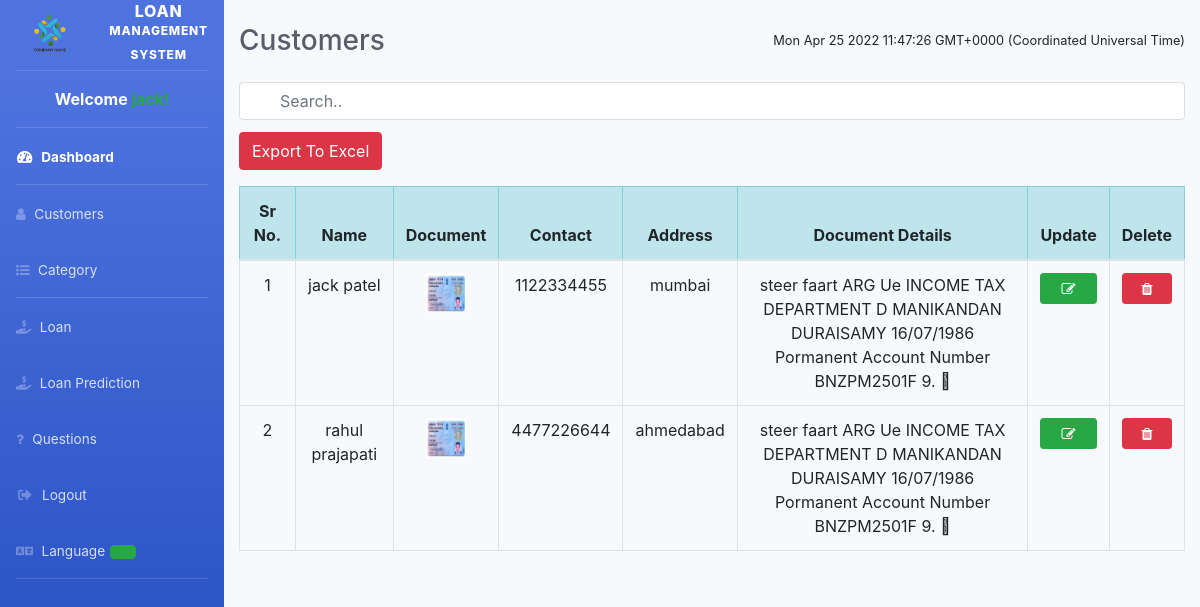
Screenshot of /admin-view-customer (signed in) with the database file from the repository.
### customer/models.py (models this page shows, shortened)
class Customer(models.Model):
    user=models.OneToOneField(User,on_delete=models.CASCADE)
    profile_pic= models.CharField(max_length=50)
    address = models.CharField(max_length=40)
    mobile = models.CharField(max_length=20,null=False)
    card_text = models.CharField(max_length=150)
    credit_score = models.CharField(max_length=3,null=False)
    asset_value = models.CharField(max_length=10,null=False)
    monthly_income = models.CharField(max_length=10,null=False)
    @property
    def get_name(self):
        return self.user.first_name+" "+self.user.last_name

### loan/views.py (the view)
# urls.py: path('admin-view-customer', views.admin_view_customer_view,name='admin-view-customer'),
@login_required(login_url='adminlogin')
def admin_view_customer_view(request):
    customers= CMODEL.Customer.objects.all()
    return render(request,'loan/admin_view_customer.html',{'customers':customers})

### templates/loan/admin_view_customer.html (shortened to what this page needs)
{% extends 'loan/adminbase.html' %}
{% block content %}
{%load static%}
<head>
  <link href="http://netdna.bootstrapcdn.com/bootstrap/4.0.0-beta/css/bootstrap.min.css" rel="stylesheet">
    <link rel="stylesheet" href="https://maxcdn.bootstrapcdn.com/bootstrap/4.4.1/css/bootstrap.min.css">
    <link href="https://maxcdn.bootstrapcdn.com/font-awesome/4.3.0/css/font-awesome.min.css" rel="stylesheet">
<div class="container">
  <div class="d-sm-flex align-items-center justify-content-between mb-4 mt-4">
    <h1 class="h3 mb-0 text-gray-800">Customers</h1>
    <span id='date-time' class="small"></span>
    </div>
    <input class="form-control " id="myInput" type="text" placeholder="Search..">
    <p>
    <button onclick="ExportToExcel('xlsx')" class="btn btn-danger">Export To Excel</button>
    </p>
    <table class="table table-hover table-bordered  table-responsive-sm " id="dev-table">
      <thead class="table-info">
        <tr class="text-center">
          <th>Sr No.</th>
          <th>Name</th>
          <th>Document</th>
          <th>Contact</th>
          <th>Address</th>
          <th>Document Details</th>
          <th>Update</th>
          <th>Delete</th>
        </tr>
      </thead>
      <tbody id="myTable">
      {% for t in customers %}
      <tr class="text-center">
        <td> {{t.id}}</td>
        <td> {{t.get_name}}</td>
        <td> <img src="{% static t.profile_pic %}" alt="Document" height="40px" width="40px" /></td>
        <td>{{t.mobile}}</td>
        <td>{{t.address}}</td>
        <td data-toggle="tooltip" title="{{t.card_text}}">{{t.card_text}}</td>
        <td><a class="btn btn-success btn-sm btn-block" href="{% url 'update-customer' t.id  %}"><span class="fa fa-edit"></span></a></td>
        <td><a class="btn btn-danger btn-sm btn-block" href="{% url 'delete-customer' t.id  %}"><span class="fa fa-trash"></span></a></td>
      </tr>
      {% endfor %}
    </tbody>
    </table>
  </div>
</div>
{% endblock content %}

### templates/loan/adminbase.html (shortened to what this page needs)
{% load static %}
<!DOCTYPE html>
<html lang="en" dir="ltr">
  <head>
    <link href="https://cdnjs.cloudflare.com/ajax/libs/font-awesome/5.11.2/css/all.min.css" rel="stylesheet" type="text/css">
    <link href="{% static 'css/sb-admin-2.min.css' %}" rel="stylesheet">
    <link rel="stylesheet" href="{% static 'date-time-phone/jquery-ui.css' %}">
    <link rel='stylesheet' href="{% static 'date-time-phone/jquery-ui-timepicker-addon.css' %}" />
  </head>
<body id="page-top">
  <div id="wrapper">
    <ul class="navbar-nav bg-gradient-primary sidebar sidebar-dark accordion" id="accordionSidebar">
      <a class="sidebar-brand d-flex align-items-center justify-content-center" href="#">
        <div class="sidebar-brand-icon">
          <img src="{% static 'img/logo_image.png' %}" class="rounded" style="height: 101%; width: 150%;" alt="Cinque Terre">
        </div>
        <div class="sidebar-brand-text ml-5"> Loan<sup> Management</sup><sup> System</sup></div>
      </a>
      <hr class="sidebar-divider">
      <p class="text-center text-white font-weight-bold">Welcome <span class="text-success">{{user.username}}!</span></p>
      <hr class="sidebar-divider my-0">
      <li class="nav-item active">
        <a class="nav-link" href="{% url 'admin-dashboard' %}">
          <i class="fas fa-fw fa-tachometer-alt"></i>
          <span>Dashboard</span></a>
      </li>
      <hr class="sidebar-divider my-0">
      <li class="nav-item">
        <a class="nav-link" href="{% url 'admin-view-customer' %}">
          <i class="fa fa-user"></i>
          <span>Customers</span></a>
        </li>
      <li class="nav-item">
        <a class="nav-link" href="{% url 'admin-category' %}">
          <i class="fa fa-list-ul"></i>
          <span>Category</span></a>
      </li>
      <hr class="sidebar-divider my-0">
      <li class="nav-item">
        <a class="nav-link" href="{% url 'admin-loan' %}">
          <i class="fas fa-hand-holding-usd"></i>
          <span>Loan</span></a>
      </li>
      <li class="nav-item">
        <a class="nav-link" href="{% url 'myform' %}">
          <i class="fas fa-hand-holding-usd"></i>
          <span>Loan Prediction</span></a>
      </li>
      <li class="nav-item">
        <a class="nav-link" href="{% url 'admin-question' %}">
          <i class="fa fa-question"></i>
          <span>Questions</span></a>
      </li>
      <li class="nav-item">
        <a class="nav-link" href="{% url 'logout' %}">
          <i class="fas fa-fw fa-sign-out-alt"></i>
          <span>Logout</span></a>
      </li>
      <li class="nav-item">
        <a class="nav-link">
          <i class="fas fa-language"></i>
          <span >Language</span>
          <div id="google_translate_element" class="btn btn-success"></div>
        </a>
      </li>
      <hr class="sidebar-divider d-none d-md-block">
    </ul>
    <div id="content-wrapper" class="d-flex flex-column">
      <div id="content mt-5">
        {% block content %}
        {% endblock content %}
  </div>
</body>
</html>

### templates/loan/admin_view_customer.html (style rules this page uses)
* { box-sizing: border-box; }
#myInput { background-image: url('/css/searchicon.png'); background-position: 10px 12px; background-repeat: no-repeat; width: 100%; font-size: 16px; padding: 12px 20px 12px 40px; border: 1px solid #ddd; margin-bottom: 12px; }

### rows the page displays
Customer: id "1", get_name "jack patel", profile_pic (picture), mobile "1122334455", address "mumbai", card_text "steer faart ARG Ue INCOME TAX DEPARTMENT D MANIKANDAN DURAISAMY 16/07/1986 Pormanent Account Number BNZPM2501F 9."
Customer: id "2", get_name "rahul prajapati", profile_pic (picture), mobile "4477226644", address "ahmedabad", card_text "steer faart ARG Ue INCOME TAX DEPARTMENT D MANIKANDAN DURAISAMY 16/07/1986 Pormanent Account Number BNZPM2501F 9."
